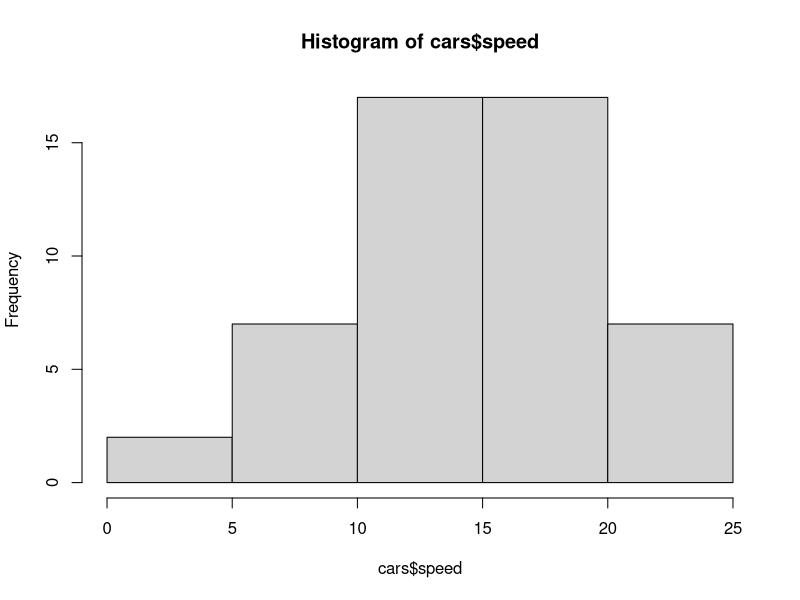
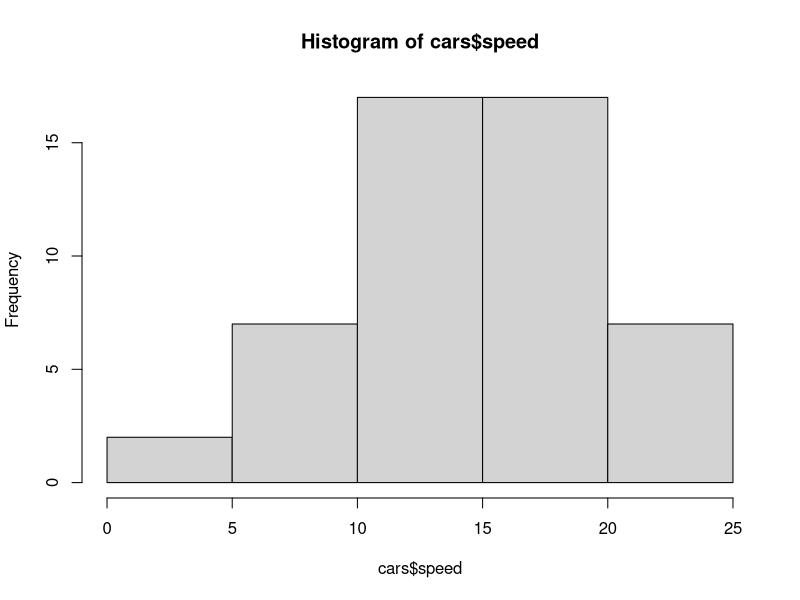
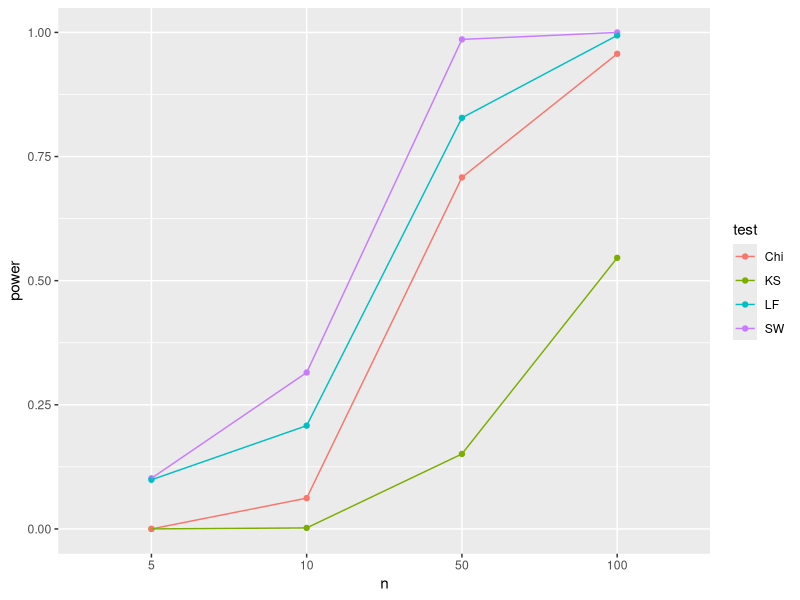

Here is the R script that generated these plots, in order:
## ---- chunk 1
str(cars)
hist(cars$speed)
mean_speed = mean(cars$speed)
mean_speed
sd_speed = sd(cars$speed)
sd_speed

## ---- chunk 2
shapiro.test(cars$speed)
## ---- chunk 3
library(nortest)
lillie.test(cars$speed)
## ---- chunk 4
# Test for N(mean_speed,sd_speed)
ks.test(cars$speed,'pnorm',mean_speed,sd_speed)

# Test for N(0,1)
ks.test(rnorm(100,5,1),'pnorm')
## ---- chunk 5
h = hist(cars$speed) # hist of data
Ob = h$counts # observed frequencies in classes
Ob

p1 = pnorm(5,mean_speed,sd_speed)# P(X <= 5)
p2 = pnorm(10,mean_speed,sd_speed)-pnorm(5,mean_speed,sd_speed) # P(5<=X <= 10)
p3 = pnorm(15,mean_speed,sd_speed)-pnorm(10,mean_speed,sd_speed) # P(10<=X <= 15)
p4 = pnorm(20,mean_speed,sd_speed)-pnorm(15,mean_speed,sd_speed) # P(15<=X <= 20)
p5 = 1- pnorm(20,mean_speed,sd_speed) # P(X> 20)

Pj = c(p1,p2,p3,p4,p5) # put everything in one array
sum(Pj) # is it = 1?
Ej = Pj*50 # Expected counts
Ej

# Chi-squared test for GOF
chisq.test(x=Ob,p = Pj)
## ---- chunk 6
pvalue <- 1-pchisq(1.3267,df=2)
pvalue
## ---- chunk 7
Ob=c(1,1,1,5,2,1,1,2,1,1,1,1)

# Estimate p- probability that a player will get a hit at-bat.
# p = #hits/total #of at-bats
p= sum((7:18)*Ob) / (18*45)
p
p1 <- pbinom(7,45,prob = p)
p2 <- dbinom(8:17,45,prob = p)
p12 <- pbinom(17,45,p,lower.tail = F)

Pj <- c(p1,p2,p12)

Ej=Pj*18

# Chi-squared test 
chisq.test(x=Ob,p=Pj)
## ---- chunk 8
Ob=c(8,6,4)
p1 <- pbinom(10,45,prob = p) # P(X<=10)
p2 <- sum(dbinom(11:14,45,prob = p)) # P(11<=X<=14)
p3 <- pbinom(14,45,p,lower.tail = F)# P(X>=15)
Pj <- c(p1,p2,p3)
sum(Pj)

Ej=Pj*18
Ej
# Chi-squared test 
chisq.test(x=Ob,p=Pj)
## ---- chunk 9
pvalue <- 1-pchisq(1.8222,df=1)
pvalue
## ---- chunk 10
#| warning: false
library(nortest)
library(tidyverse)


# function that runs the tests 
find_pvalues =function(n){
  
x = rgamma(n,shape = 1.5,scale = 1.5) # gamma data

sw = shapiro.test(x) # shapiro-wilk test
ks = ks.test(x,'pnorm',mean(x),sd(x)) # k-s test
lf = lillie.test(x) # lilliefors test

h=hist(x,nclass = sqrt(n),plot=FALSE)
ob=h$counts
xv=h$breaks
pj = c(pnorm(xv[2],mean(x),sd(x)),
       diff(pnorm(xv[2:(length(xv)-1)],mean(x),sd(x))),
       pnorm(xv[length(xv)-1],mean(x),sd(x),lower.tail = F))
chi = chisq.test(ob,p = pj) # chi-square test
# need to adjust df

pvalues = c(SW = sw$p.value < 0.05, 
            KS = ks$p.value< 0.05, 
            LF=lf$p.value < 0.05, 
            Chi = chi$p.value < 0.05)
return(pvalues)
}

# n values : sample sizes
n_values= c(5,10,50,100)
# find p_values for different sample sizes
p_val = map_df(n_values,find_pvalues)

# repeat 1000 times
results = replicate(1000,map(n_values,find_pvalues))

# better results format
df.results = bind_rows(results) %>% 
  mutate(n=gl(n = length(n_values),k=1,length = length(results),labels = n_values))

# compute the power
power_tests = df.results %>% 
  group_by(n) %>% 
  summarise_all(mean)
power_tests

# plot the power
power_tests %>% 
  pivot_longer(cols = -n, names_to = "test", values_to = "power") %>%
  ggplot(aes(x=n,y=power,group=test,col=test)) +
  geom_point()+
  geom_line()
